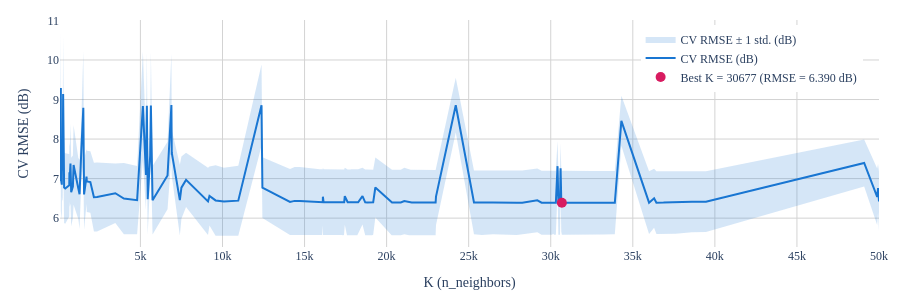

The cell this chart's notebook holds for it:
### Markdown cell above
<p style="font-family: 'Courier New', Courier, monospace; font-size: 30px; font-weight: bold; color: blue;  text-align: left;">
Plot: Best CV RMSE & its STD vs K
</p>

### Code cell
# Interactive KNN CV RMSE plot (line + band, single axis) -- hover for K/RMSE/SD

cv_knn_df = cv_knn_df.sort_values("K").reset_index(drop=True)
k = cv_knn_df["K"].astype(int)
rmse = cv_knn_df["best_cv_rmse"]
std = cv_knn_df["std_cv_rmse"]
best_idx = rmse.idxmin()

fig = go.Figure()

fig.add_trace(go.Scatter(
    x=pd.concat([k, k[::-1]]),
    y=pd.concat([rmse + std, (rmse - std)[::-1]]),
    fill="toself", fillcolor="rgba(25,118,210,0.18)",
    line=dict(color="rgba(255,255,255,0)"),
    hoverinfo="skip", name="CV RMSE ± 1 std. (dB)",
))

fig.add_trace(go.Scatter(
    x=k, y=rmse, mode="lines", line=dict(color="#1976d2", width=2),
    name="CV RMSE (dB)", customdata=std,
    hovertemplate="K=%{x}<br>RMSE=%{y:.3f} dB<br>SD=%{customdata:.3f} dB<extra></extra>",
))

fig.add_trace(go.Scatter(
    x=[k[best_idx]], y=[rmse[best_idx]], mode="markers",
    marker=dict(color="#d81b60", size=10),
    name=f"Best K = {int(k[best_idx])} (RMSE = {rmse[best_idx]:.3f} dB)",
    customdata=[std[best_idx]],
    hovertemplate="K=%{x}<br>RMSE=%{y:.3f} dB<br>SD=%{customdata:.3f} dB<extra></extra>",
))

fig.update_layout(
    xaxis_title="K (n_neighbors)", yaxis_title="CV RMSE (dB)",
    font=dict(family="Times New Roman", size=12),
    legend=dict(x=0.98, y=0.98, xanchor="right", yanchor="top"),
    autosize=True, height=300,
    margin=dict(l=60, r=20, t=20, b=50),
    plot_bgcolor="white",
)
fig.update_xaxes(showgrid=True, gridcolor="lightgrey")
fig.update_yaxes(showgrid=True, gridcolor="lightgrey")
fig.show(config={"responsive": True})

### Figure 1 — Plotly figure (JSON) as saved in the notebook; plotly's stock layout.template omitted (floating-point values rounded to 4 significant figures; data arrays with more than 128 entries replaced by an {"elided": "..."} marker saying what was removed)
{"data": [{"fill": "toself", "fillcolor": "rgba(25,118,210,0.18)", "hoverinfo": "skip", "line": {"color": "rgba(255,255,255,0)"}, "name": "CV RMSE ± 1 std. (dB)", "type": "scatter", "x": {"elided": "784 int values"}, "y": {"elided": "784 float values"}}, {"customdata": {"elided": "392 float values"}, "hovertemplate": "K=%{x}<br>RMSE=%{y:.3f} dB<br>SD=%{customdata:.3f} dB<extra></extra>", "line": {"color": "#1976d2", "width": 2}, "mode": "lines", "name": "CV RMSE (dB)", "type": "scatter", "x": {"elided": "392 int values"}, "y": {"elided": "392 float values"}}, {"customdata": [0.8075], "hovertemplate": "K=%{x}<br>RMSE=%{y:.3f} dB<br>SD=%{customdata:.3f} dB<extra></extra>", "marker": {"color": "#d81b60", "size": 10}, "mode": "markers", "name": "Best K = 30677 (RMSE = 6.390 dB)", "type": "scatter", "x": [30677], "y": [6.39]}], "layout": {"autosize": true, "font": {"family": "Times New Roman", "size": 12}, "height": 300, "legend": {"x": 0.98, "xanchor": "right", "y": 0.98, "yanchor": "top"}, "margin": {"b": 50, "l": 60, "r": 20, "t": 20}, "plot_bgcolor": "white", "xaxis": {"gridcolor": "lightgrey", "showgrid": true, "title": {"text": "K (n_neighbors)"}}, "yaxis": {"gridcolor": "lightgrey", "showgrid": true, "title": {"text": "CV RMSE (dB)"}}}}
